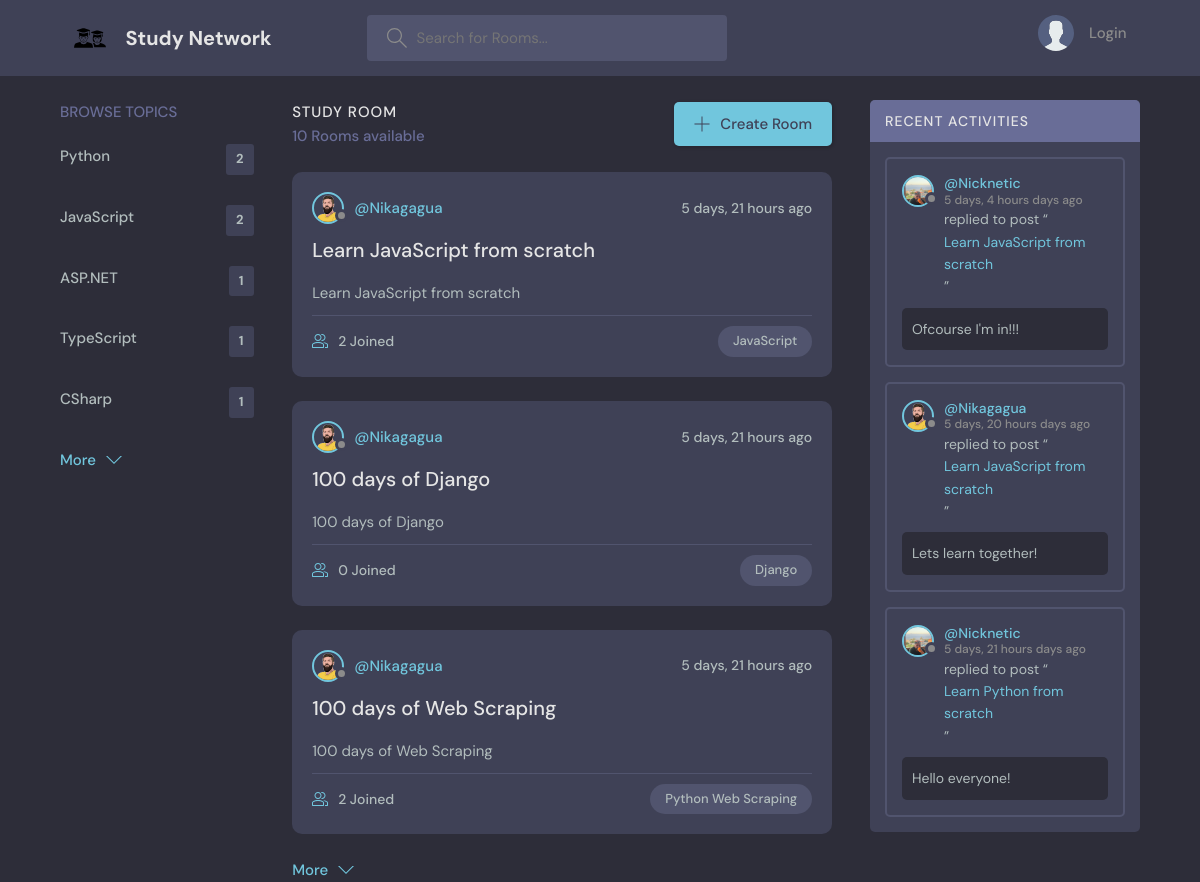
The page / on the database its author committed.
### base/models.py (models this page shows, shortened)
class Topic(models.Model):
    name = models.CharField(max_length=200)
    class Meta:
        ordering = ['-name']

class Room(models.Model):
    host = models.ForeignKey(User, on_delete=models.SET_NULL, null=True)
    topic = models.ForeignKey(Topic, on_delete=models.SET_NULL, null=True)
    name = models.CharField(max_length=200)
    description = models.TextField(null=True, blank=True)
    participants = models.ManyToManyField(User, related_name='participants', blank=True)
    updated = models.DateTimeField(auto_now=True)
    created = models.DateTimeField(auto_now_add=True)
    class Meta:
        ordering = ['-updated', '-created']

class User(AbstractUser):
    username = models.CharField(max_length=150, unique=True)
    name = models.CharField(max_length=200, null=True)
    email = models.EmailField(unique=True, null=True)
    bio = models.TextField(null=True)
    avatar = models.ImageField(null=True, default="avatar.svg")
    USERNAME_FIELD = 'email'
    REQUIRED_FIELDS = ['username']

class Message(models.Model):
    user = models.ForeignKey(User, on_delete=models.CASCADE)
    room = models.ForeignKey(Room, on_delete=models.CASCADE)
    body = models.TextField()
    updated = models.DateTimeField(auto_now=True)
    created = models.DateTimeField(auto_now_add=True)
    class Meta:
        ordering = ['-updated', '-created']

### base/views.py (the view)
# urls.py: path('', views.home, name='home'),
def home(request):
    q = request.GET.get('q') if request.GET.get('q') is not None else ''
    topics = Topic.objects.annotate(room_count=Count('room')).order_by('-room_count')
    rooms = Room.objects.filter(
        Q(topic__name__icontains=q) |
        Q(name__icontains=q) |
        Q(description__icontains=q)
    )[:3]
    show_all_room = Room.objects.filter(
        Q(topic__name__icontains=q) |
        Q(name__icontains=q) |
        Q(description__icontains=q)
    )[3:]
    top_topics = topics[0:5]
    other_topics = topics[5:]
    room_by_topic = {topic.id: Room.objects.filter(topic=topic)[0:3] for topic in top_topics}
    all_room_by_topic = {topic.id: Room.objects.filter(topic=topic)[3:0] for topic in top_topics}
    all_room_count = Room.objects.all().count()
    room_messages = Message.objects.filter(
        Q(room__topic__name__icontains=q))[0:3]
    user = request.user if request.user.is_authenticated else None
    context = {
        'user': user,
        'rooms': rooms,
        'topics': top_topics,
        'room_messages': room_messages,
        'other_topics': other_topics,
        'all_room_count': all_room_count,
        'room_by_topic': room_by_topic,
        'all_room_by_topic': all_room_by_topic,
        'q': q
    }
    return render(request, 'base/home.html', context)

### base/templates/base/home.html (shortened to what this page needs)
{% extends 'main.html' %}
{% block content %}
    <body>
    <main class="layout layout--3">
        <div class="container">
            {% include 'base/topic_component.html' %}
            {% include 'base/feed_component.html' %}
            {%  include 'base/activity_component.html' %}
        </div>
    </main>
    </body>
{% endblock %}

### base/templates/base/topic_component.html (shortened to what this page needs)
<div class="topics">
    <div class="topics__header">
        <h2>Browse Topics</h2>
    </div>
    <ul class="topics__list" id="defaultTopics">
        {% for topic in topics %}
            <li>
                <a href="{% url 'home' %}?q={{ topic.name }}">
                    {{ topic.name }} <span>{{ topic.room_count }}</span>
                </a>
            </li>
        {% endfor %}
    </ul>
    <a class="btn btn--link" href="#" id="showMoreTopics">
        More
        <svg xmlns="http://www.w3.org/2000/svg" width="32" height="32" viewBox="0 0 32 32">
            <title>chevron-down</title>
            <path d="M16 21l-13-13h-3l16 16 16-16h-3l-13 13z"></path>
        </svg>
    </a>
</div>

### base/templates/base/feed_component.html (shortened to what this page needs)
<div class="roomList">
    <div class="roomList__header">
        <div>
            <h2>Study Room</h2>
            <p>{{ all_room_count }} Rooms available</p>
        </div>
        <a class="btn btn--main" href="{% url 'create-room' %}">
            <svg xmlns="http://www.w3.org/2000/svg" width="32" height="32"
                 viewBox="0 0 32 32">
                <title>add</title>
                <path
                        d="M16.943 0.943h-1.885v14.115h-14.115v1.885h14.115v14.115h1.885v-14.115h14.115v-1.885h-14.115v-14.115z"
                ></path>
            </svg>
            Create Room
        </a>
    </div>
    {% for room in rooms %}
        <div class="roomListRoom">
            <div class="roomListRoom__header">
                <a href="{% url 'user-profile' room.host.id %}" class="roomListRoom__author">
                    <div class="avatar avatar--small">
                        <img src="{{ room.host.avatar.url }}" alt="user avatar"/>
                    </div>
                    <span>@{{ room.host.username }}</span>
                </a>
                <div class="roomListRoom__actions">
                    <span>{{ room.created | timesince }} ago</span>
                </div>
            </div>
            <div class="roomListRoom__content">
                <a href="{% url 'room' room.id %}">{{ room.name }}</a>
                <p>
                    {{ room.description }}
                </p>
            </div>
            <div class="roomListRoom__meta">
                <a href="{% url 'room' room.id %}" class="roomListRoom__joined">
                    {{ room.participants.count }} Joined
                </a>
                <p class="roomListRoom__topic">{{ room.topic.name }}</p>
            </div>
        </div>
    {% endfor %}
    <a class="btn btn--link" href="#" id="showMoreRooms">
        More
        <svg xmlns="http://www.w3.org/2000/svg" width="32" height="32" viewBox="0 0 32 32">
            <title>chevron-down</title>
            <path d="M16 21l-13-13h-3l16 16 16-16h-3l-13 13z"></path>
        </svg>
    </a>
</div>

### base/templates/base/activity_component.html (shortened to what this page needs)
<div class="activities">
    <div class="activities__header">
        <h2>Recent Activities</h2>
    </div>
    {% for message in room_messages %}
        <div class="activities__box">
            <div class="activities__boxHeader roomListRoom__header">
                <a href="{% url 'user-profile' message.user.id %}" class="roomListRoom__author">
                    <div class="avatar avatar--small">
                        <img src="{{ message.user.avatar.url }}" alt="user avatar"/>
                    </div>
                    <p>
                        @{{ message.user.username }}
                        <span>{{ message.created | timesince }} days ago</span>
                    </p>
                </a>
            </div>
            <div class="activities__boxContent">
                <p>replied to post “<a href="{% url 'room' message.room.id %}">{{ message.room.name }}</a>”</p>
                <div class="activities__boxRoomContent">
                    {{ message.body }}
                </div>
            </div>
        </div>
    {% endfor %}
</div>

### rows shown on the page
Topic: name "Python", room_count "2"
Topic: name "JavaScript", room_count "2"
Topic: name "ASP.NET", room_count "1"
Topic: name "TypeScript", room_count "1"
Topic: name "CSharp", room_count "1"
Room: host.avatar (picture), host.username "Nikagagua", created "5 days, 21 hours", name "Learn JavaScript from scratch", description "Learn JavaScript from scratch", participants.count "2", topic.name "JavaScript"
Room: host.avatar (picture), host.username "Nikagagua", created "5 days, 21 hours", name "100 days of Django", description "100 days of Django", participants.count "0", topic.name "Django"
Room: host.avatar (picture), host.username "Nikagagua", created "5 days, 21 hours", name "100 days of Web Scraping", description "100 days of Web Scraping", participants.count "2", topic.name "Python Web Scraping"
Message: user.avatar (picture), user.username "Nicknetic", created "5 days, 4 hours", room.name "Learn JavaScript from scratch", body "Ofcourse I'm in!!!"
Message: user.avatar (picture), user.username "Nikagagua", created "5 days, 20 hours", room.name "Learn JavaScript from scratch", body "Lets learn together!"
Message: user.avatar (picture), user.username "Nicknetic", created "5 days, 21 hours", room.name "Learn Python from scratch", body "Hello everyone!"

### other values the page prints
{{ all_room_count }} "10"
